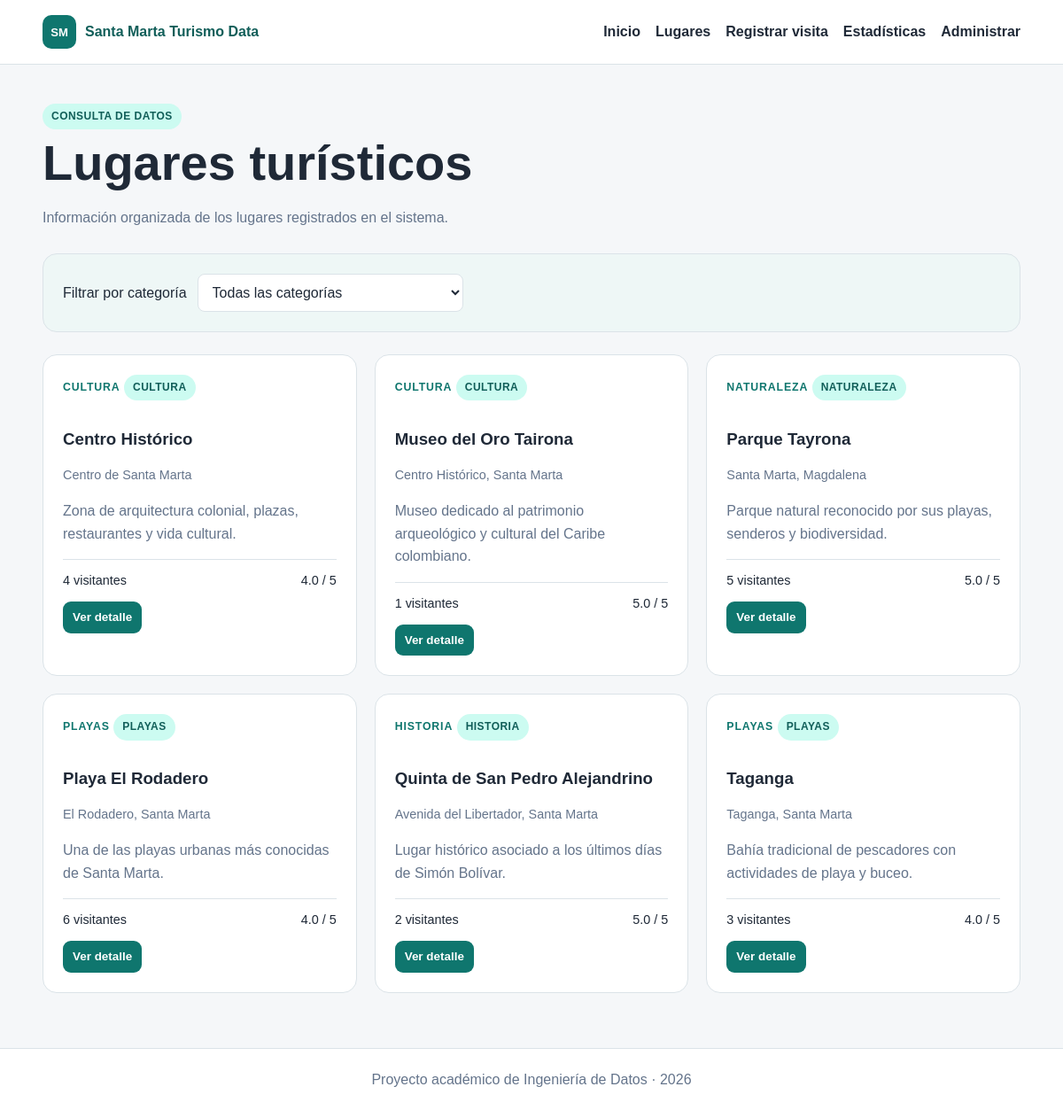
Screenshot of /lugares with the database file from the repository.
### tables this page shows
CREATE TABLE lugares (
    id_lugar INTEGER PRIMARY KEY AUTOINCREMENT,
    nombre TEXT NOT NULL,
    id_categoria INTEGER NOT NULL,
    ubicacion TEXT NOT NULL,
    descripcion TEXT NOT NULL,
    precio REAL NOT NULL DEFAULT 0 CHECK(precio >= 0),
    FOREIGN KEY (id_categoria) REFERENCES categorias(id_categoria)
);

### app.py (the view)
@app.route("/lugares")
def lugares():
    categoria = request.args.get("categoria", type=int)
    conn = get_db()
    categorias = conn.execute("SELECT * FROM categorias ORDER BY nombre_categoria").fetchall()
    sql = """
        SELECT l.*, c.nombre_categoria,
               COALESCE(SUM(v.cantidad_personas), 0) AS total_visitantes,
               ROUND(AVG(v.calificacion), 1) AS promedio
        FROM lugares l
        JOIN categorias c ON c.id_categoria = l.id_categoria
        LEFT JOIN visitas v ON v.id_lugar = l.id_lugar
    """
    params = ()
    if categoria:
        sql += " WHERE l.id_categoria = ? "
        params = (categoria,)
    sql += " GROUP BY l.id_lugar ORDER BY l.nombre "
    datos = conn.execute(sql, params).fetchall()
    conn.close()
    return render_template("lugares.html", lugares=datos, categorias=categorias, categoria=categoria)

### app.py (called while the page is built)
def get_db():
    conn = sqlite3.connect(DB_PATH)
    conn.row_factory = sqlite3.Row
    conn.execute("PRAGMA foreign_keys = ON")
    return conn

@app.context_processor
def inject_globals():
    return {"current_year": datetime.now().year}

### templates/lugares.html (shortened to what this page needs)
{% extends "base.html" %}
{% block content %}
<section class="pagina-titulo">
    <span class="etiqueta">Consulta de datos</span>
    <h1>Lugares turísticos</h1>
    <p>Información organizada de los lugares registrados en el sistema.</p>
</section>
<form class="filtro panel-suave" method="get">
    <label for="categoria">Filtrar por categoría</label>
    <select name="categoria" id="categoria" onchange="this.form.submit()">
        <option value="">Todas las categorías</option>
    </select>
</form>
<div class="grid-3">
    {% for lugar in lugares %}
    <article class="card">
        <div class="card-icon">{{ lugar.nombre_categoria|upper }}</div>
        <span class="badge">{{ lugar.nombre_categoria }}</span>
        <h3>{{ lugar.nombre }}</h3>
        <p class="ubicacion">{{ lugar.ubicacion }}</p>
        <p>{{ lugar.descripcion }}</p>
        <div class="card-info">
            <span>{{ lugar.total_visitantes }} visitantes</span>
            <span>{{ lugar.promedio or "N/D" }} / 5</span>
        </div>
        <a class="boton pequeno" href="{{ url_for('detalle', id_lugar=lugar.id_lugar) }}">Ver detalle</a>
    </article>
    {% else %}
    <div class="panel">No hay lugares registrados en esta categoría.</div>
    {% endfor %}
</div>
{% endblock %}

### static/css/estilos.css (style rules this page uses)
:root { --primario: #0f766e; --primario-oscuro: #115e59; --secundario: #2563eb; --tercero: #7c3aed; --fondo: #f5f7f9; --texto: #1f2937; --gris: #64748b; --blanco: #ffffff; --borde: #dbe3e8; --suave: #eef7f6; --peligro: #b91c1c; }
* { box-sizing: border-box; }
body { margin: 0; font-family: Arial, Helvetica, sans-serif; color: var(--texto); background: var(--fondo); line-height: 1.6; }
.hero h1, .pagina-titulo h1, .detalle-hero h1 { font-size: clamp(2rem, 5vw, 3.5rem); line-height: 1.08; margin: 8px 0 18px; }
.hero p, .pagina-titulo p { color: var(--gris); }
.etiqueta, .badge { display: inline-block; color: var(--primario-oscuro); background: #ccfbf1; padding: 5px 10px; border-radius: 999px; font-size: .75rem; font-weight: 800; text-transform: uppercase; letter-spacing: .04em; }
.boton { display: inline-block; background: var(--primario); color: white; padding: 11px 17px; border-radius: 9px; text-decoration: none; border: none; cursor: pointer; font-weight: 700; }
.boton.pequeno { padding: 7px 11px; font-size: .84rem; }
.grid-3 { display: grid; grid-template-columns: repeat(3, 1fr); gap: 20px; }
.card, .panel, .panel-suave { background: white; border: 1px solid var(--borde); border-radius: 16px; padding: 22px; }
.panel-suave { background: var(--suave); }
.card h3 { margin-bottom: 8px; }
.card p { color: var(--gris); }
.card-icon { display: inline-block; margin-bottom: 14px; color: var(--primario); font-weight: 900; font-size: .77rem; letter-spacing: .07em; }
.ubicacion { font-size: .9rem; }
.card-info { display: flex; justify-content: space-between; gap: 15px; padding: 12px 0; margin-top: 12px; border-top: 1px solid var(--borde); font-size: .9rem; }
.pagina-titulo { margin: 10px 0 28px; }
.filtro { display: flex; align-items: center; gap: 12px; margin-bottom: 25px; }
.filtro select { max-width: 300px; }
select, input, textarea { width: 100%; padding: 11px 12px; border: 1px solid var(--borde); border-radius: 8px; font: inherit; background: white; color: var(--texto); }

### rows the page displays
lugares: nombre_categoria "CULTURA", nombre "Centro Histórico", ubicacion "Centro de Santa Marta", descripcion "Zona de arquitectura colonial, plazas, restaurantes y vida cultural.", total_visitantes "4", promedio "4.0"
lugares: nombre_categoria "CULTURA", nombre "Museo del Oro Tairona", ubicacion "Centro Histórico, Santa Marta", descripcion "Museo dedicado al patrimonio arqueológico y cultural del Caribe colombiano.", total_visitantes "1", promedio "5.0"
lugares: nombre_categoria "NATURALEZA", nombre "Parque Tayrona", ubicacion "Santa Marta, Magdalena", descripcion "Parque natural reconocido por sus playas, senderos y biodiversidad.", total_visitantes "5", promedio "5.0"
lugares: nombre_categoria "PLAYAS", nombre "Playa El Rodadero", ubicacion "El Rodadero, Santa Marta", descripcion "Una de las playas urbanas más conocidas de Santa Marta.", total_visitantes "6", promedio "4.0"
lugares: nombre_categoria "HISTORIA", nombre "Quinta de San Pedro Alejandrino", ubicacion "Avenida del Libertador, Santa Marta", descripcion "Lugar histórico asociado a los últimos días de Simón Bolívar.", total_visitantes "2", promedio "5.0"
lugares: nombre_categoria "PLAYAS", nombre "Taganga", ubicacion "Taganga, Santa Marta", descripcion "Bahía tradicional de pescadores con actividades de playa y buceo.", total_visitantes "3", promedio "4.0"
